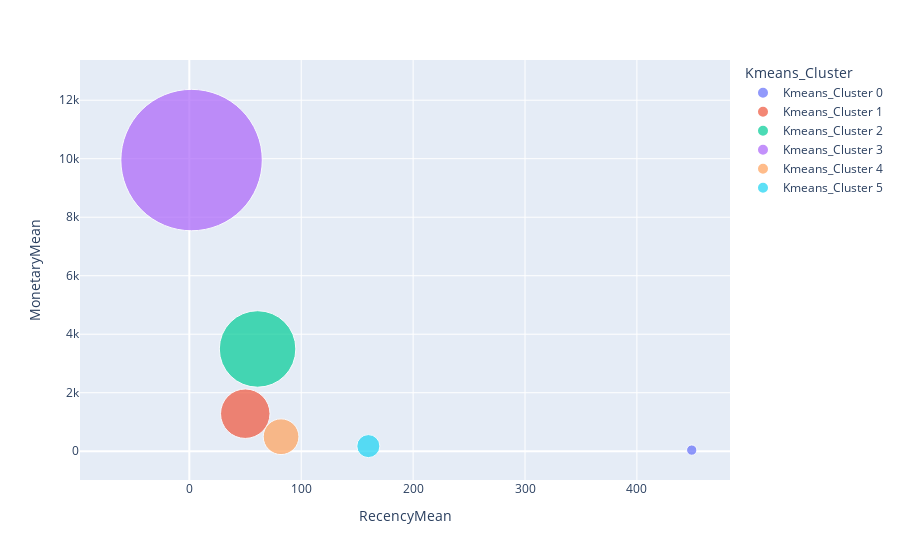

The notebook cell this image was saved under:
### Code cell
import plotly.express as px

fig = px.scatter(rfm_agg2, x="RecencyMean", y="MonetaryMean", size="FrequencyMean", color="Kmeans_Cluster",
           hover_name="Kmeans_Cluster", size_max=100)
fig.show()

### Figure 1 — Plotly figure (JSON) as saved in the notebook; plotly's stock layout.template omitted (floating-point values rounded to 4 significant figures)
{"data": [{"hovertemplate": "<b>%{hovertext}</b><br><br>Kmeans_Cluster=Kmeans_Cluster 0<br>RecencyMean=%{x}<br>MonetaryMean=%{y}<br>FrequencyMean=%{marker.size}<extra></extra>", "hovertext": ["Kmeans_Cluster 0"], "legendgroup": "Kmeans_Cluster 0", "marker": {"color": "#636efa", "size": [1], "sizemode": "area", "sizeref": 0.0188, "symbol": "circle"}, "mode": "markers", "name": "Kmeans_Cluster 0", "orientation": "v", "showlegend": true, "type": "scatter", "x": [449], "xaxis": "x", "y": [39], "yaxis": "y"}, {"hovertemplate": "<b>%{hovertext}</b><br><br>Kmeans_Cluster=Kmeans_Cluster 1<br>RecencyMean=%{x}<br>MonetaryMean=%{y}<br>FrequencyMean=%{marker.size}<extra></extra>", "hovertext": ["Kmeans_Cluster 1"], "legendgroup": "Kmeans_Cluster 1", "marker": {"color": "#EF553B", "size": [23], "sizemode": "area", "sizeref": 0.0188, "symbol": "circle"}, "mode": "markers", "name": "Kmeans_Cluster 1", "orientation": "v", "showlegend": true, "type": "scatter", "x": [50], "xaxis": "x", "y": [1283], "yaxis": "y"}, {"hovertemplate": "<b>%{hovertext}</b><br><br>Kmeans_Cluster=Kmeans_Cluster 2<br>RecencyMean=%{x}<br>MonetaryMean=%{y}<br>FrequencyMean=%{marker.size}<extra></extra>", "hovertext": ["Kmeans_Cluster 2"], "legendgroup": "Kmeans_Cluster 2", "marker": {"color": "#00cc96", "size": [55], "sizemode": "area", "sizeref": 0.0188, "symbol": "circle"}, "mode": "markers", "name": "Kmeans_Cluster 2", "orientation": "v", "showlegend": true, "type": "scatter", "x": [61], "xaxis": "x", "y": [3496], "yaxis": "y"}, {"hovertemplate": "<b>%{hovertext}</b><br><br>Kmeans_Cluster=Kmeans_Cluster 3<br>RecencyMean=%{x}<br>MonetaryMean=%{y}<br>FrequencyMean=%{marker.size}<extra></extra>", "hovertext": ["Kmeans_Cluster 3"], "legendgroup": "Kmeans_Cluster 3", "marker": {"color": "#ab63fa", "size": [188], "sizemode": "area", "sizeref": 0.0188, "symbol": "circle"}, "mode": "markers", "name": "Kmeans_Cluster 3", "orientation": "v", "showlegend": true, "type": "scatter", "x": [2], "xaxis": "x", "y": [9954], "yaxis": "y"}, {"hovertemplate": "<b>%{hovertext}</b><br><br>Kmeans_Cluster=Kmeans_Cluster 4<br>RecencyMean=%{x}<br>MonetaryMean=%{y}<br>FrequencyMean=%{marker.size}<extra></extra>", "hovertext": ["Kmeans_Cluster 4"], "legendgroup": "Kmeans_Cluster 4", "marker": {"color": "#FFA15A", "size": [12], "sizemode": "area", "sizeref": 0.0188, "symbol": "circle"}, "mode": "markers", "name": "Kmeans_Cluster 4", "orientation": "v", "showlegend": true, "type": "scatter", "x": [82], "xaxis": "x", "y": [496], "yaxis": "y"}, {"hovertemplate": "<b>%{hovertext}</b><br><br>Kmeans_Cluster=Kmeans_Cluster 5<br>RecencyMean=%{x}<br>MonetaryMean=%{y}<br>FrequencyMean=%{marker.size}<extra></extra>", "hovertext": ["Kmeans_Cluster 5"], "legendgroup": "Kmeans_Cluster 5", "marker": {"color": "#19d3f3", "size": [5], "sizemode": "area", "sizeref": 0.0188, "symbol": "circle"}, "mode": "markers", "name": "Kmeans_Cluster 5", "orientation": "v", "showlegend": true, "type": "scatter", "x": [160], "xaxis": "x", "y": [175], "yaxis": "y"}], "layout": {"legend": {"itemsizing": "constant", "title": {"text": "Kmeans_Cluster"}, "tracegroupgap": 0}, "margin": {"t": 60}, "xaxis": {"anchor": "y", "domain": [0, 1], "title": {"text": "RecencyMean"}}, "yaxis": {"anchor": "x", "domain": [0, 1], "title": {"text": "MonetaryMean"}}}}
